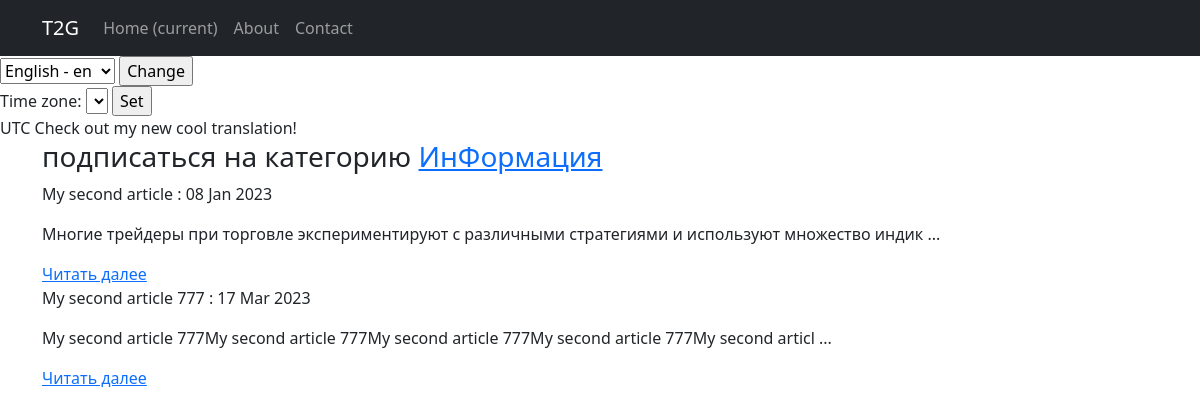
The page /news/category/3/ on the database its author committed.
### NewsPortal/models.py (models this page shows, shortened)
class Category(models.Model):
    name = models.CharField(_('name'), max_length=128, unique=True, ) #ctagory name
    subscribers = models.ManyToManyField(User, related_name='categories', verbose_name =_('subscribers'))
    class Meta:
        verbose_name = _('Category')
        verbose_name_plural = _('Categories')

class Post(models.Model): #post
    author = models.ForeignKey(Author,on_delete=models.CASCADE)
    NEWS = 'NW'
    ARTICLE = 'AR'
    POST = 'PST'
    CASES = 'CS'
    CATEGORY_CHOICES = (
        (NEWS, _('News')),
        (ARTICLE, 'Статья'),
        (POST, 'Пост'),
        (CASES, 'Кейс')
    )
    categoryType = models.CharField(max_length= 4, choices=CATEGORY_CHOICES, default=POST )
    dateCreation = models.DateTimeField(auto_now_add=True)
    postCategory = models.ManyToManyField(Category, through='PostCategory') #связь many2many с классом PostCategory
    postTitle = models.CharField(max_length = 255)
    postText = models.TextField()
    postRating = models.SmallIntegerField(default=0) #rating из класса автор
    slug = models.SlugField(max_length=128, unique=False, null=True)
    def preview(self):
        return f'{self.postText[0:100]}{" ..."}' #форматирование лучший вариант нежели просто конкатенация

### NewsPortal/views.py (the view)
# urls.py: path('news/category/<int:pk>/', PostCategoryListView.as_view(), name = 'category')
class PostCategoryListView(ListView):
    model = Post
    ordering = '-dateCreation'
    template_name = 'news/post_category.html'
    context_object_name = 'Posts'
    paginate_by = 10  # вот так мы можем указать количество записей на странице
    def get_queryset(self):
        self.id = resolve(self.request.path_info).kwargs['pk']
        queryset = Post.objects.filter(
            postCategory=Category.objects.get(id=self.id))
        return queryset
    def get_context_data(self, **kwargs):
        context = super().get_context_data(**kwargs)
        context['post_category'] = Category.objects.get(
            id=self.id)  # передаем в  шаблон
        return context

### NewsPortal/templates/news/post_category.html (shortened to what this page needs)
{% extends 'default.html' %}
{% block content %}
{% if post_category.id %}
<h3>
    подписаться на категорию
    <a href="{% url 'news:category' post_category.id %}"> {{ post_category.name }} </a>
</h3>
{% endif %}
{% for post in Posts %}
{% if post %}
<p>{{ post.postTitle }} : {{post.dateCreation|date:'d M Y'}}
<p>
<p>{{ post.preview}} </p>
<a href="{% url 'news:postDetail' post.id %}"> Читать далее</a>
{% else %}
<h2> Нет постов в данной категории </h2>
{% endif %}
{% endfor %}
{% endblock content %}

### rows shown on the page
Category: name "ИнФормация"
Post: postTitle "My second article", dateCreation "08 Jan 2023", preview "Многие трейдеры при торговле экспериментируют с различными стратегиями и используют множество индик ..."
Post: postTitle "My second article 777", dateCreation "17 Mar 2023", preview "My second article 777My second article 777My second article 777My second article 777My second articl ..."

### other values the page prints
{{ TIME_ZONE }} "UTC"
form field language "English - en"
